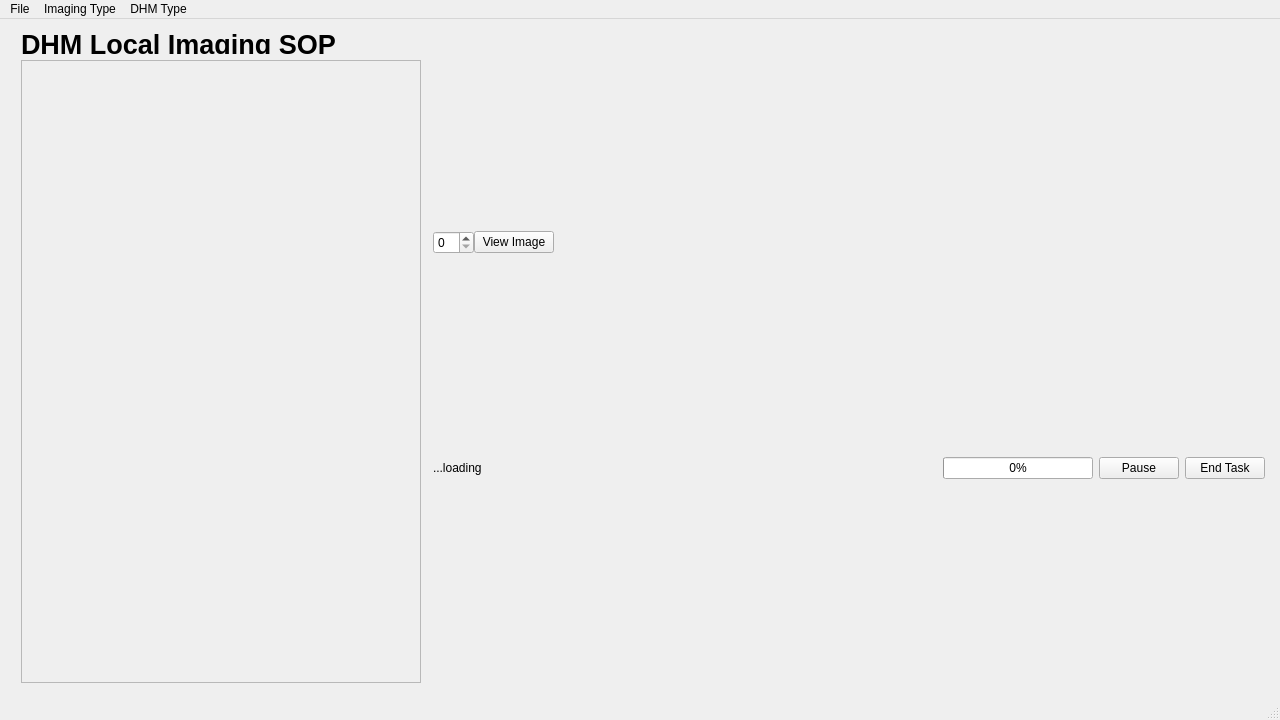
<?xml version="1.0" encoding="UTF-8"?>
<ui version="4.0">
 <class>MainWindow</class>
 <widget class="QMainWindow" name="MainWindow">
  <property name="geometry">
   <rect>
    <x>0</x>
    <y>0</y>
    <width>1280</width>
    <height>720</height>
   </rect>
  </property>
  <property name="minimumSize">
   <size>
    <width>1280</width>
    <height>720</height>
   </size>
  </property>
  <property name="windowTitle">
   <string>Standard TDHM</string>
  </property>
  <widget class="QWidget" name="centralwidget">
   <layout class="QHBoxLayout" name="horizontalLayout">
    <item>
     <layout class="QVBoxLayout" name="verticalLayout">
      <property name="leftMargin">
       <number>6</number>
      </property>
      <property name="rightMargin">
       <number>6</number>
      </property>
     </layout>
    </item>
    <item>
     <layout class="QVBoxLayout" name="vbox_super">
      <property name="topMargin">
       <number>6</number>
      </property>
      <property name="bottomMargin">
       <number>6</number>
      </property>
      <item>
       <widget class="QLabel" name="label_7">
        <property name="sizePolicy">
         <sizepolicy hsizetype="Preferred" vsizetype="Preferred">
          <horstretch>0</horstretch>
          <verstretch>0</verstretch>
         </sizepolicy>
        </property>
        <property name="maximumSize">
         <size>
          <width>16777215</width>
          <height>20</height>
         </size>
        </property>
        <property name="font">
         <font>
          <family>Helvetica</family>
          <pointsize>20</pointsize>
          <weight>75</weight>
          <bold>true</bold>
         </font>
        </property>
        <property name="text">
         <string>DHM Local Imaging SOP</string>
        </property>
       </widget>
      </item>
      <item>
       <widget class="QScrollArea" name="scroll">
        <property name="sizePolicy">
         <sizepolicy hsizetype="Expanding" vsizetype="Expanding">
          <horstretch>0</horstretch>
          <verstretch>0</verstretch>
         </sizepolicy>
        </property>
        <property name="minimumSize">
         <size>
          <width>0</width>
          <height>0</height>
         </size>
        </property>
        <property name="maximumSize">
         <size>
          <width>400</width>
          <height>16777215</height>
         </size>
        </property>
        <property name="widgetResizable">
         <bool>true</bool>
        </property>
        <widget class="QWidget" name="widget">
         <property name="geometry">
          <rect>
           <x>0</x>
           <y>0</y>
           <width>398</width>
           <height>609</height>
          </rect>
         </property>
         <layout class="QVBoxLayout" name="vbox_scr">
          <property name="spacing">
           <number>0</number>
          </property>
          <property name="leftMargin">
           <number>0</number>
          </property>
          <property name="topMargin">
           <number>0</number>
          </property>
          <property name="rightMargin">
           <number>0</number>
          </property>
          <property name="bottomMargin">
           <number>0</number>
          </property>
          <item>
           <layout class="QVBoxLayout" name="vbox">
            <property name="spacing">
             <number>0</number>
            </property>
           </layout>
          </item>
         </layout>
        </widget>
       </widget>
      </item>
     </layout>
    </item>
    <item>
     <layout class="QVBoxLayout" name="verticalLayout_2" stretch="1,0,20">
      <property name="spacing">
       <number>0</number>
      </property>
      <property name="leftMargin">
       <number>6</number>
      </property>
      <property name="topMargin">
       <number>0</number>
      </property>
      <property name="rightMargin">
       <number>6</number>
      </property>
      <property name="bottomMargin">
       <number>6</number>
      </property>
      <item>
       <layout class="QGridLayout" name="gridLayout">
        <property name="sizeConstraint">
         <enum>QLayout::SetMaximumSize</enum>
        </property>
        <property name="rightMargin">
         <number>9</number>
        </property>
        <item row="2" column="2">
         <widget class="QPushButton" name="pushButton_view_img">
          <property name="sizePolicy">
           <sizepolicy hsizetype="Preferred" vsizetype="Fixed">
            <horstretch>0</horstretch>
            <verstretch>0</verstretch>
           </sizepolicy>
          </property>
          <property name="maximumSize">
           <size>
            <width>120</width>
            <height>16777215</height>
           </size>
          </property>
          <property name="statusTip">
           <string>Click to load and view the specified image in the series.</string>
          </property>
          <property name="text">
           <string>View Image</string>
          </property>
         </widget>
        </item>
        <item row="2" column="1">
         <widget class="QSpinBox" name="spinBox_select_img">
          <property name="sizePolicy">
           <sizepolicy hsizetype="Preferred" vsizetype="Fixed">
            <horstretch>0</horstretch>
            <verstretch>0</verstretch>
           </sizepolicy>
          </property>
          <property name="maximumSize">
           <size>
            <width>120</width>
            <height>16777215</height>
           </size>
          </property>
         </widget>
        </item>
        <item row="2" column="4">
         <layout class="QHBoxLayout" name="bar_layout"/>
        </item>
        <item row="2" column="3">
         <spacer name="horizontalSpacer_2">
          <property name="orientation">
           <enum>Qt::Horizontal</enum>
          </property>
          <property name="sizeHint" stdset="0">
           <size>
            <width>40</width>
            <height>20</height>
           </size>
          </property>
         </spacer>
        </item>
       </layout>
      </item>
      <item>
       <layout class="QHBoxLayout" name="info_progress_Layout" stretch="0,0,2,0,0">
        <property name="spacing">
         <number>6</number>
        </property>
        <property name="sizeConstraint">
         <enum>QLayout::SetFixedSize</enum>
        </property>
        <property name="topMargin">
         <number>0</number>
        </property>
        <item>
         <widget class="QLabel" name="text_info_show">
          <property name="minimumSize">
           <size>
            <width>400</width>
            <height>0</height>
           </size>
          </property>
          <property name="text">
           <string>...loading</string>
          </property>
         </widget>
        </item>
        <item>
         <spacer name="horizontalSpacer">
          <property name="orientation">
           <enum>Qt::Horizontal</enum>
          </property>
          <property name="sizeHint" stdset="0">
           <size>
            <width>40</width>
            <height>20</height>
           </size>
          </property>
         </spacer>
        </item>
        <item>
         <widget class="QProgressBar" name="progressBar">
          <property name="maximumSize">
           <size>
            <width>150</width>
            <height>16777215</height>
           </size>
          </property>
          <property name="value">
           <number>0</number>
          </property>
         </widget>
        </item>
        <item>
         <widget class="QPushButton" name="pushButton_start_pause">
          <property name="sizePolicy">
           <sizepolicy hsizetype="Fixed" vsizetype="Fixed">
            <horstretch>0</horstretch>
            <verstretch>0</verstretch>
           </sizepolicy>
          </property>
          <property name="maximumSize">
           <size>
            <width>100</width>
            <height>16777215</height>
           </size>
          </property>
          <property name="text">
           <string>Pause</string>
          </property>
         </widget>
        </item>
        <item>
         <widget class="QPushButton" name="pushButton_end_task">
          <property name="sizePolicy">
           <sizepolicy hsizetype="Fixed" vsizetype="Fixed">
            <horstretch>0</horstretch>
            <verstretch>0</verstretch>
           </sizepolicy>
          </property>
          <property name="maximumSize">
           <size>
            <width>100</width>
            <height>16777215</height>
           </size>
          </property>
          <property name="text">
           <string>End Task</string>
          </property>
         </widget>
        </item>
       </layout>
      </item>
      <item>
       <layout class="QVBoxLayout" name="figure_layout"/>
      </item>
     </layout>
    </item>
   </layout>
  </widget>
  <widget class="QMenuBar" name="menubar">
   <property name="geometry">
    <rect>
     <x>0</x>
     <y>0</y>
     <width>1280</width>
     <height>22</height>
    </rect>
   </property>
   <widget class="QMenu" name="menuImage_Type">
    <property name="title">
     <string>Imaging Type</string>
    </property>
    <addaction name="actionLocal_Imaging"/>
    <addaction name="actionLive_Imaging"/>
   </widget>
   <widget class="QMenu" name="menuView">
    <property name="title">
     <string>File</string>
    </property>
    <addaction name="actionOpen_DHM_Launcher"/>
   </widget>
   <widget class="QMenu" name="menuDHM_Type">
    <property name="title">
     <string>DHM Type</string>
    </property>
   </widget>
   <addaction name="menuView"/>
   <addaction name="menuImage_Type"/>
   <addaction name="menuDHM_Type"/>
  </widget>
  <widget class="QStatusBar" name="statusbar"/>
  <action name="actionLocal_Imaging">
   <property name="text">
    <string>Local Imaging</string>
   </property>
  </action>
  <action name="actionLive_Imaging">
   <property name="text">
    <string>Live Imaging</string>
   </property>
  </action>
  <action name="actionOpen_DHM_Launcher">
   <property name="text">
    <string>Load Program Receipt</string>
   </property>
  </action>
 </widget>
 <resources/>
 <connections/>
</ui>
